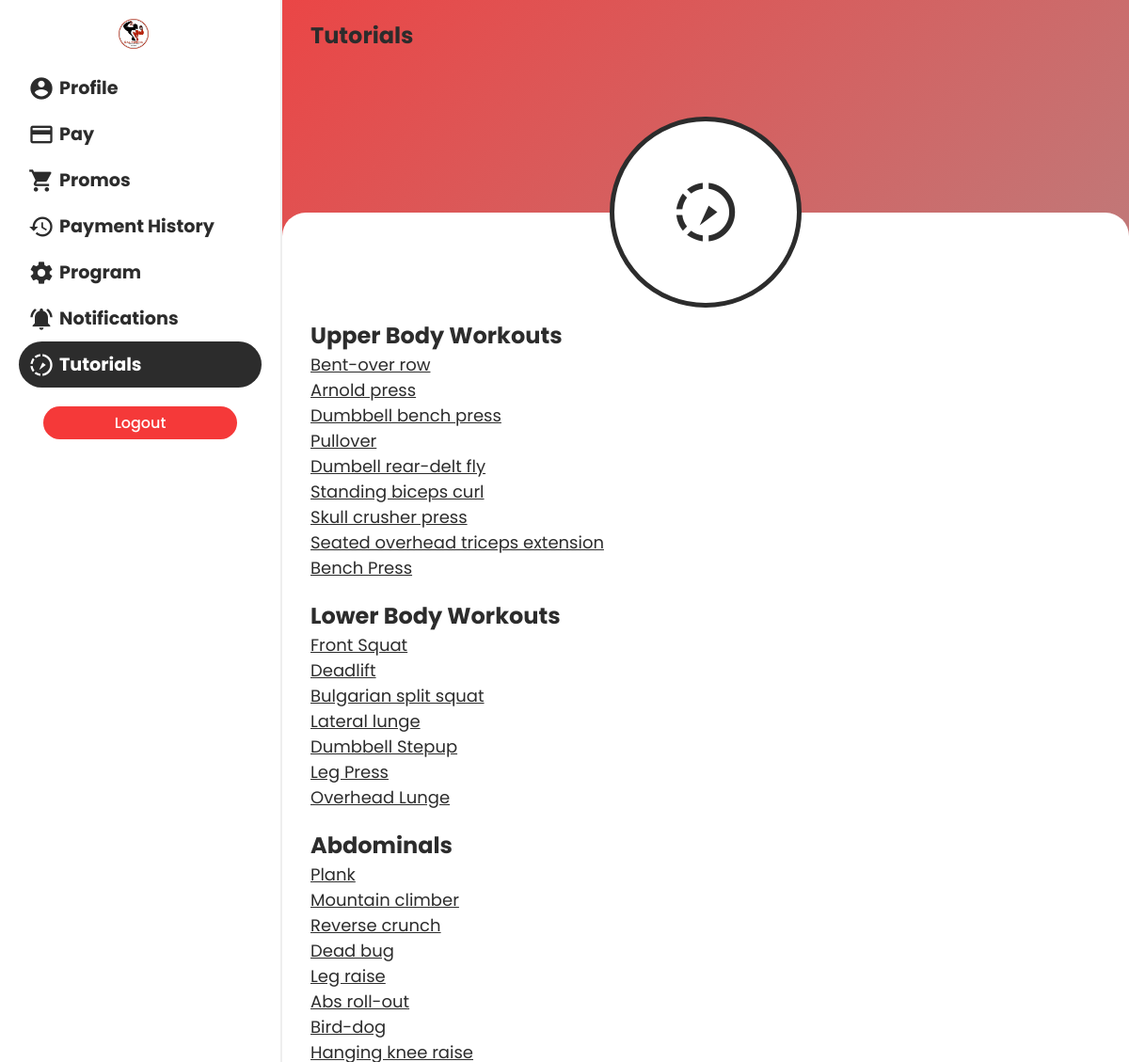
Screenshot of /mobile/pages/tutorial.php (signed in) with the database file from the repository.
### tables this page shows
CREATE TABLE `routines` (
  `routine_id` int(11) NOT NULL,
  `routine_name` varchar(100) NOT NULL,
  `routine_link` varchar(9999) DEFAULT NULL,
  `routine_type` enum('Upper Body','Lower Body','Abdominal') DEFAULT NULL,
  `routine_reps` int(11) DEFAULT NULL,
  `routine_sets` int(11) DEFAULT NULL
);

### mobile/pages/tutorial.php (the view, shortened to what this page needs)
<?php
require "./../functions/connect.php";
?>
<!DOCTYPE html>
<html lang="en">
<head>
  <link rel="stylesheet" href="./../css/default.css">
  <link rel="stylesheet" href="./../css/mediaquery.css">
</head>
<body>
  <div class="sidebar" id="sidebar">
    <div>
      <img src="./../../logo.png" style="width: 32px; height: 32px; margin-left: 70px" alt="">
    </div>    <div class="items">
      <a href="./profile.php">
        <span>
          <i class="material-icons">account_circle</i>
          <h2>Profile</h2>
        </span>
      </a>
      <a href="./pay.php">
        <span>
          <i class="material-icons">payment</i>
          <h2>Pay</h2>
        </span>
      </a>
      <a href="./promos.php">
        <span>
          <i class="material-icons">shopping_cart</i>
          <h2>Promos</h2>
        </span>
      </a>
      <a href="./payment_history.php">
        <span>
          <i class="material-icons">history</i>
          <h2>Payment History</h2>
        </span>
      </a>
      <a href="./program.php">
        <span>
          <i class="material-icons">settings</i>
          <h2>Program</h2>
        </span>
      </a>
      <a href="./notifications.php">
        <span>
          <i class="material-icons">notifications_active</i>
          <h2>Notifications</h2>
        </span>
      </a>
      <a href="#" class="active">
        <span>
          <i class="material-icons">slow_motion_video</i>
          <h2>Tutorials</h2>
        </span>
      </a>
    </div>
    <div class="logout">
      <button class="btn btn-red" style="width: 80%" id="logout-btn">Logout</button>
    </div>
  </div>
  <main>
    <div class="menu">
      <h2>Tutorials</h2>
    </div>
    <div class="icon-div">
      <div class="icon-cont">
        <i class="material-icons">slow_motion_video</i>
      </div>
    </div>
    <div class="main-cont">
      <div class="tutorial-content">
        <div class="cont">
          <h2>Upper Body Workouts</h2>
          <?php
          $sql = "SELECT * FROM routines WHERE routine_type = 'Upper Body'";
          $res = mysqli_query($con, $sql);
          if($res) {
            while($row = mysqli_fetch_assoc($res)) {
          ?>
          <a href="<?= $row["routine_link"] ?>"><?= $row["routine_name"] ?></a>
          <?php
            }
          }
          ?>
        </div>
        <div class="cont">
          <h2>Lower Body Workouts</h2>
          <?php
          $sql = "SELECT * FROM routines WHERE routine_type = 'Lower Body'";
          $res = mysqli_query($con, $sql);
          if($res) {
            while($row = mysqli_fetch_assoc($res)) {
          ?>
          <a href="<?= $row["routine_link"] ?>"><?= $row["routine_name"] ?></a>
          <?php
            }
          }
          ?>
        </div>
        <div class="cont">
          <h2>Abdominals</h2>
          <?php
          $sql = "SELECT * FROM routines WHERE routine_type = 'Abdominal'";
          $res = mysqli_query($con, $sql);
          if($res) {
            while($row = mysqli_fetch_assoc($res)) {
          ?>
          <a href="<?= $row["routine_link"] ?>"><?= $row["routine_name"] ?></a>
          <?php
            }
          }
          ?>
        </div>
      </div>
    </div>
  </main>
</body>
</html>

### mobile/css/default.css (style rules this page uses)
html, body { margin: 0; font-family: 'Poppins', sans-serif; background: #bdc3c7; background: -webkit-gradient(linear, left top, right bottom, from(#f53939), to(#a0a0a0)); background: linear-gradient(to bottom right, #f53939, #a0a0a0); color: #2c2c2c; }
main { -webkit-transition: .3s; transition: .3s; margin-left: 300px; }
a { text-decoration: none; color: #2c2c2c; font-weight: 400; -webkit-transition: .3s; transition: .3s; }
p, h1, h2, h3, h4, h5, h6 { margin: 0 !important; }
.btn { margin: 20px 0 20px 0; padding-top: 5px; padding-bottom: 5px; padding-left: 15px; padding-right: 15px; font-family: "Poppins", sans-serif; border: 0; border-radius: 50px; background: #2c2c2c; color: white; font-size: 1rem; -webkit-transition: .3s; transition: .3s; font-weight: 500; }
.btn.btn-red { background: #f53939; }
.sidebar { -webkit-transition: .3s; transition: .3s; width: 300px; background: white; height: 100vh; padding: 20px; -webkit-box-shadow: 1px 0 20px 0px #2c2c2c; box-shadow: 1px 0 20px 0px #2c2c2c; position: fixed; z-index: 20; }
.sidebar .items { margin-top: 10px; display: -webkit-box; display: -ms-flexbox; display: flex; -webkit-box-orient: vertical; -webkit-box-direction: normal; -ms-flex-direction: column; flex-direction: column; }
.sidebar .items a, .sidebar .items a:hover, .sidebar .items a:active, .sidebar .items a:visited, .sidebar .items a:focus { text-decoration: none; }
.sidebar .items span { padding: 10px; display: -webkit-box; display: -ms-flexbox; display: flex; -webkit-box-align: center; -ms-flex-align: center; align-items: center; }
.sidebar .items span i { font-size: 28px; padding-right: 5px; }
.sidebar .items span h2 { font-size: 1.2rem; }
.sidebar .items .active { background: #2c2c2c; border-radius: 25px; color: white; }
.sidebar .logout { display: -webkit-box; display: -ms-flexbox; display: flex; -webkit-box-pack: center; -ms-flex-pack: center; justify-content: center; }
*, *:before, *:after { -webkit-box-sizing: border-box; box-sizing: border-box; }
body, html { height: 100%; -webkit-tap-highlight-color: rgba(0, 0, 0, 0); -webkit-tap-highlight-color: transparent; }
main { overflow-x: hidden; height: 100vh; position: relative; }
main .menu { padding-top: 20px; padding-left: 20px; display: -webkit-box; display: -ms-flexbox; display: flex; -webkit-box-align: center; -ms-flex-align: center; align-items: center; z-index: 3; }
main .menu h2 { padding-left: 10px; }
main .icon-div { width: 100%; display: -webkit-box; display: -ms-flexbox; display: flex; -webkit-box-pack: center; -ms-flex-pack: center; justify-content: center; -webkit-box-align: center; -ms-flex-align: center; align-items: center; position: absolute; top: 11vh; z-index: 2; }
main .icon-div .icon-cont { height: 18vh; width: 18vh; background: white; border-radius: 100%; border: 5px solid #2c2c2c; display: -webkit-box; display: -ms-flexbox; display: flex; -webkit-box-pack: center; -ms-flex-pack: center; justify-content: center; -webkit-box-align: center; -ms-flex-align: center; align-items: center; }
main .icon-div .icon-cont i { font-size: 75px; }
main .main-cont { padding-bottom: 0 !important; padding-top: 0 !important; padding: 30px; background: white; background-attachment: fixed; position: absolute; width: 100%; min-height: 80vh; top: 20vh; border-radius: 25px 25px 0 0; }

### mobile/pages/tutorial.php (style rules this page uses)
.tutorial-content { margin-top: 10vh; }
.cont { display: flex; flex-direction: column; margin-bottom: 20px; }
a { text-decoration: underline; font-size: 18px; }

### rows the page displays
routines: routine_name "Bent-over row"
routines: routine_name "Arnold press"
routines: routine_name "Dumbbell bench press"
routines: routine_name "Pullover"
routines: routine_name "Dumbell rear-delt fly"
routines: routine_name "Standing biceps curl"
routines: routine_name "Skull crusher press"
routines: routine_name "Seated overhead triceps extension"
routines: routine_name "Bench Press"
routines: routine_name "Front Squat"
routines: routine_name "Deadlift"
routines: routine_name "Bulgarian split squat"
routines: routine_name "Lateral lunge"
routines: routine_name "Dumbbell Stepup"
routines: routine_name "Leg Press"
routines: routine_name "Overhead Lunge"
routines: routine_name "Plank"
routines: routine_name "Mountain climber"
routines: routine_name "Reverse crunch"
routines: routine_name "Dead bug"
routines: routine_name "Leg raise"
routines: routine_name "Abs roll-out"
routines: routine_name "Bird-dog"
routines: routine_name "Hanging knee raise"
